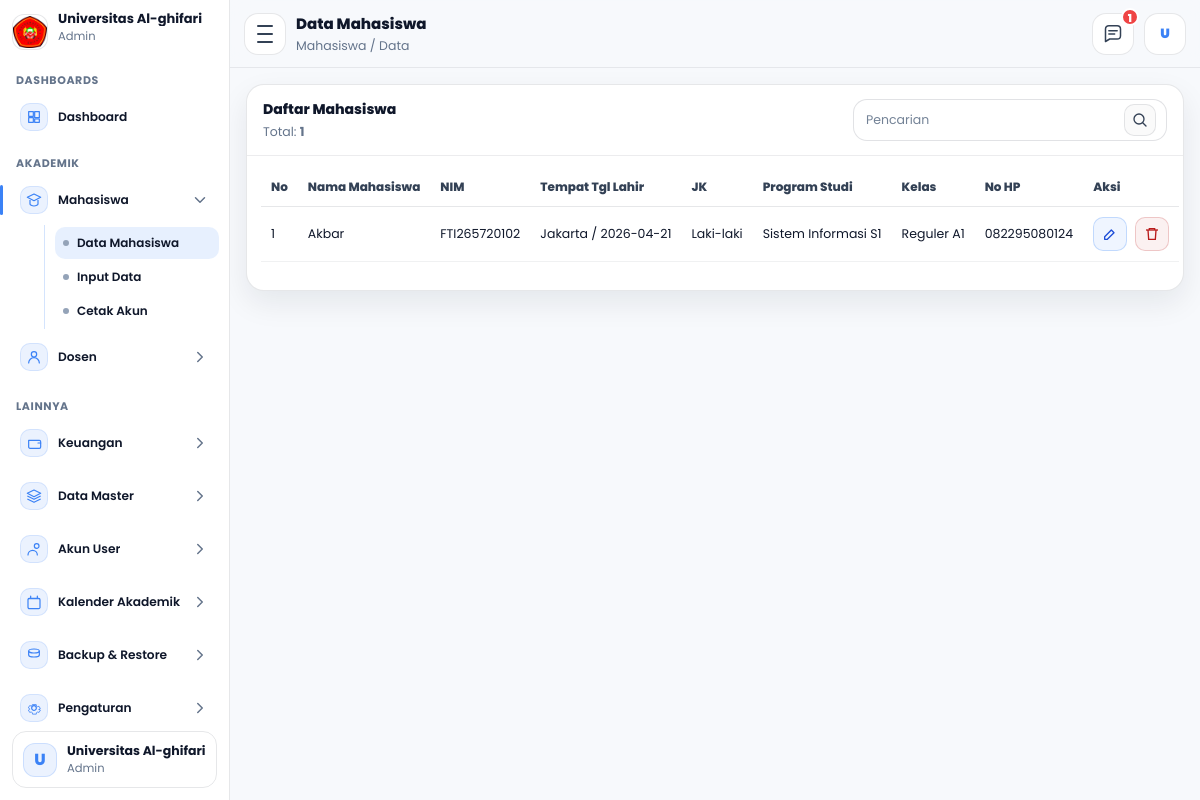
/admin/mahasiswa/data.php (signed in), run on an earlier commit of the app's database.
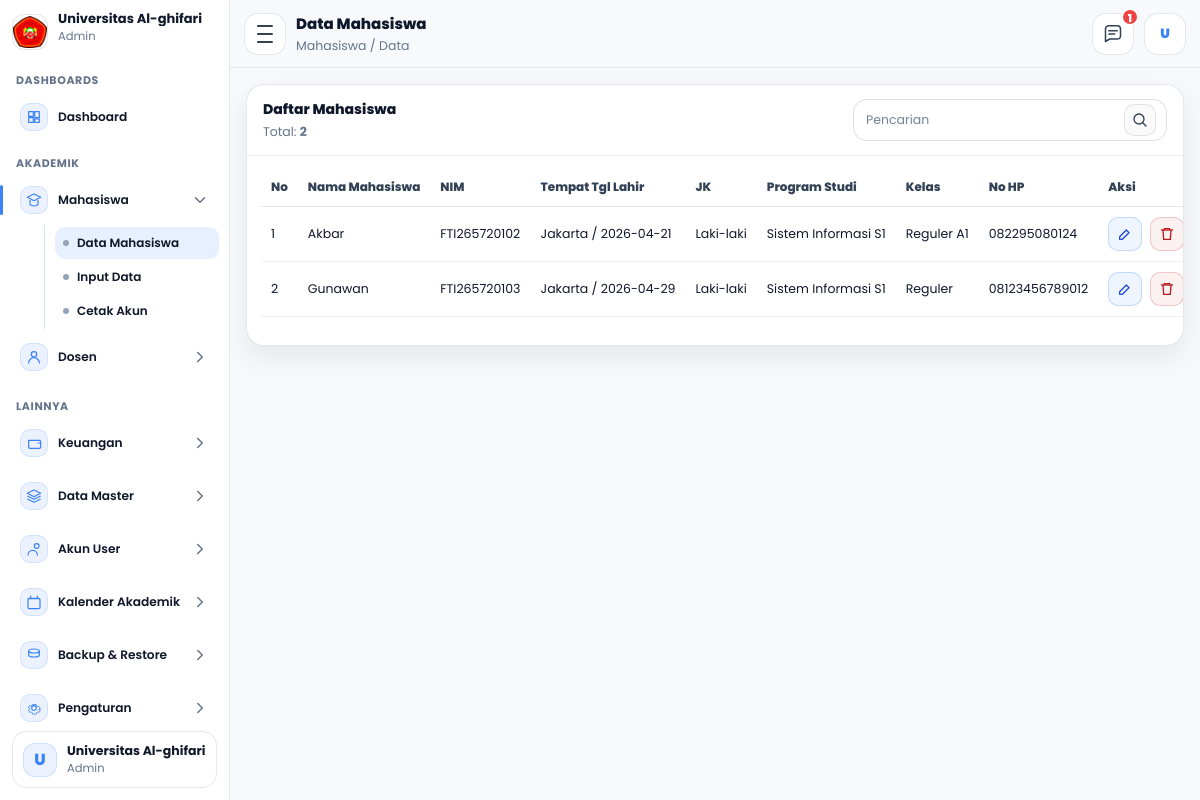
And on a later commit of the database.
### tables this page shows
CREATE TABLE `mahasiswa` (
  `id_mahasiswa` int NOT NULL,
  `tanggal_registrasi` date NOT NULL,
  `periode_pendaftaran` varchar(60) NOT NULL,
  `jenis_pendaftaran` varchar(60) NOT NULL,
  `jalur_pendaftaran` varchar(60) DEFAULT NULL,
  `program_studi` varchar(100) NOT NULL,
  `kelas` varchar(30) NOT NULL,
  `nim` varchar(30) NOT NULL,
  `jalur_keuangan` varchar(100) NOT NULL,
  `nama_mahasiswa` varchar(150) NOT NULL,
  `tempat_lahir` varchar(100) NOT NULL,
  `tanggal_lahir` date NOT NULL,
  `jenis_kelamin` varchar(20) NOT NULL,
  `golongan_darah` varchar(5) DEFAULT NULL,
  `agama` varchar(30) NOT NULL,
  `ukuran_seragam` varchar(10) NOT NULL,
  `nik` varchar(30) DEFAULT NULL,
  `nisn` varchar(30) DEFAULT NULL,
  `npwp` varchar(30) DEFAULT NULL,
  `kewarganegaraan` enum('WNI','WNA') DEFAULT NULL,
  `provinsi` varchar(100) DEFAULT NULL,
  `kab_kota` varchar(100) DEFAULT NULL,
  `kecamatan` varchar(100) DEFAULT NULL,
  `kelurahan` varchar(100) DEFAULT NULL,
  `jalan` varchar(200) DEFAULT NULL,
  `dusun` varchar(100) DEFAULT NULL,
  `rt` varchar(10) DEFAULT NULL,
  `rw` varchar(10) DEFAULT NULL,
  `kode_pos` varchar(10) DEFAULT NULL,
  `jenis_tinggal` varchar(50) DEFAULT NULL,
  `alat_transportasi` varchar(50) DEFAULT NULL,
  `telepon` varchar(30) DEFAULT NULL,
  `hp` varchar(30) DEFAULT NULL,
  `email` varchar(120) DEFAULT NULL,
  `penerima_kps` enum('Ya','Tidak') DEFAULT NULL,
  `no_kps` varchar(50) DEFAULT NULL,
  `nama_ayah` varchar(150) DEFAULT NULL,
  `tanggal_lahir_ayah` date DEFAULT NULL,
  `pendidikan_ayah` varchar(80) DEFAULT NULL,
  `pekerjaan_ayah` varchar(80) DEFAULT NULL,
  `penghasilan_ayah` varchar(80) DEFAULT NULL,
  `nama_ibu` varchar(150) DEFAULT NULL,
  `tanggal_lahir_ibu` date DEFAULT NULL,
  `pendidikan_ibu` varchar(80) DEFAULT NULL,
  `pekerjaan_ibu` varchar(80) DEFAULT NULL,
  `penghasilan_ibu` varchar(80) DEFAULT NULL,
  `nama_wali` varchar(150) DEFAULT NULL,
  `tanggal_lahir_wali` date DEFAULT NULL,
  `pendidikan_wali` varchar(80) DEFAULT NULL,
  `pekerjaan_wali` varchar(80) DEFAULT NULL,
  `penghasilan_wali` varchar(80) DEFAULT NULL,
  `asal_sekolah` varchar(150) DEFAULT NULL,
  `no_ijazah` varchar(80) DEFAULT NULL,
  `alamat_sekolah` varchar(255) DEFAULT NULL,
  `kodepos_sekolah` varchar(10) DEFAULT NULL,
  `email_sekolah` varchar(120) DEFAULT NULL,
  `telepon_sekolah` varchar(30) DEFAULT NULL,
  `website_sekolah` varchar(120) DEFAULT NULL,
  `asal_jurusan` varchar(120) DEFAULT NULL,
  `sks_diakui` int DEFAULT NULL,
  `asal_perguruan_tinggi` varchar(150) DEFAULT NULL,
  `asal_program_studi` varchar(150) DEFAULT NULL,
  `akun_dicetak` tinyint(1) NOT NULL DEFAULT '0',
  `akun_dicetak_pada` timestamp NULL DEFAULT NULL,
  `id_user` int DEFAULT NULL,
  `dibuat_pada` timestamp NULL DEFAULT CURRENT_TIMESTAMP,
  `diubah_pada` timestamp NULL DEFAULT NULL ON UPDATE CURRENT_TIMESTAMP
);

### admin/mahasiswa/data.php (the view, shortened to what the changed rows need)
<?php
require_once __DIR__ . "/../layout.php";
$username = $_SESSION['username'] ?? 'unfari';
$nama_tampil = 'Universitas Al-ghifari';
$stmtMe = $conn->prepare("SELECT nama_lengkap FROM users WHERE username=? LIMIT 1");
$stmtMe->bind_param("s", $username);
$stmtMe->execute();
$rsMe = $stmtMe->get_result();
if ($rsMe && ($rowMe = $rsMe->fetch_assoc())) {
  $nama_tampil = $rowMe['nama_lengkap'] ?: $nama_tampil;
}
$menu = 'mhs_data';
$qRaw = trim($_GET['q'] ?? '');
$q = $qRaw;
$page = (int)($_GET['page'] ?? 1);
$perPage = 15;
$offset = ($page - 1) * $perPage;
function buildWhereAndParams($q){
  $where = "";
  $params = [];
  $types = "";
  return [$where, $types, $params];
}
function renderRows($rows, $offset){
  $no = $offset + 1;
  $html = '';
  foreach ($rows as $r){
    $nama = e($r['nama_mahasiswa'] ?? '');
    $nim  = e($r['nim'] ?? '');
    $ttl  = e(($r['tempat_lahir'] ?? '-') . " / " . ($r['tanggal_lahir'] ?? '-'));
    $jk   = e($r['jenis_kelamin'] ?? '-');
    $prodi= e($r['program_studi'] ?? '-');
    $kelas= e($r['kelas'] ?? '-');
    $hp   = e($r['hp'] ?? '-');
    $id   = (int)($r['id_mahasiswa'] ?? 0);
    $html .= '<tr>';
    $html .= '<td class="col-no">'.$no.'</td>';
    $html .= '<td>'.$nama.'</td>';
    $html .= '<td class="mono">'.$nim.'</td>';
    $html .= '<td>'.$ttl.'</td>';
    $html .= '<td>'.$jk.'</td>';
    $html .= '<td>'.$prodi.'</td>';
    $html .= '<td>'.$kelas.'</td>';
    $html .= '<td>'.$hp.'</td>';
    $html .= '<td class="aksi">
            <a class="icon-btn edit" href="editdata.php?id='.$id.'" title="Edit">
              <svg viewBox="0 0 24 24" fill="none">
                <path d="M4 20h4l10-10-4-4L4 16v4Z" stroke="currentColor" stroke-width="2" stroke-linejoin="round"/>
              </svg>
            </a>
            <a class="icon-btn del"
               href="hapusdata.php?id='.$id.'"
               data-del="1"
               data-name="'.$nama.'"
               title="Hapus">
              <svg viewBox="0 0 24 24" fill="none">
                <path d="M3 6h18" stroke="currentColor" stroke-width="2"/>
                <path d="M8 6V4h8v2" stroke="currentColor" stroke-width="2"/>
                <path d="M6 6l1 14h10l1-14" stroke="currentColor" stroke-width="2"/>
              </svg>
            </a>
          </td>';
    $html .= '</tr>';
    $no++;
  }
  return $html;
}
list($where, $types, $params) = buildWhereAndParams($q);
$sqlTotal = "SELECT COUNT(*) AS total FROM mahasiswa $where";
$stmtT = $conn->prepare($sqlTotal);
$stmtT->execute();
$rsT = $stmtT->get_result();
$total = 0;
if ($rsT && ($rowT = $rsT->fetch_assoc())) $total = (int)$rowT['total'];
$sql = "SELECT id_mahasiswa, nama_mahasiswa, nim, tempat_lahir, tanggal_lahir, jenis_kelamin, program_studi, kelas, hp
        FROM mahasiswa
        $where
        ORDER BY id_mahasiswa ASC
        LIMIT ? OFFSET ?";
$stmt = $conn->prepare($sql);
if ($types !== '') {
  $types2 = $types . "ii";
  $limit = $perPage;
  $off = $offset;
  $stmt->bind_param($types2, ...array_merge($params, [$limit,$off]));
} else {
  $limit = $perPage;
  $off = $offset;
  $stmt->bind_param("ii", $limit, $off);
}
$stmt->execute();
$rs = $stmt->get_result();
$rows = [];
if ($rs) {
  while ($r = $rs->fetch_assoc()) $rows[] = $r;
}
$tbodyHtml = renderRows($rows, $offset);
renderAdminLayoutStart([
  "title"       => "Admin - Data Mahasiswa",
  "page_title"  => "Data Mahasiswa",
  "page_sub"    => "Mahasiswa / Data",
  "menu"        => $menu,
  "nama_tampil" => $nama_tampil,
  "username"    => $username,
  "assetsBase"  => "../..",
  "basePath"    => "..",
  "extra_css"   => ["css/css_admin/mahasiswa/data.css"],
]);
?>
<div class="panel">
  <div class="panel-head">
    <div class="panel-left">
      <div class="panel-sub">Total: <b id="totalText"><?= (int)$total ?></b></div>
    </div>
  </div>
  <div class="table-wrap">
    <table class="tbl">
      <thead>
        <tr>
          <th class="col-no">No</th>
          <th>Nama Mahasiswa</th>
          <th class="mono">NIM</th>
          <th>Tempat Tgl Lahir</th>
          <th>JK</th>
          <th>Program Studi</th>
          <th>Kelas</th>
          <th>No HP</th>
          <th class="col-aksi">Aksi</th>
        </tr>
      </thead>
      <tbody id="tbody">
        <?= $tbodyHtml ?>
      </tbody>
    </table>
  </div>
</div>
<?php
renderAdminLayoutEnd([
  "assetsBase" => "../..",
  "extra_js"   => ["js/js_admin/mahasiswa/data.js"],
]);

### admin/layout.php (shortened to what the changed rows need)
<?php
function e($s){ return htmlspecialchars((string)$s, ENT_QUOTES, 'UTF-8'); }
function isPrefix($menu, $prefix){ return strpos($menu, $prefix) === 0; }
function icon($name){
  if ($name === 'dash') return '<svg viewBox="0 0 24 24" fill="none"><path d="M4 13h7v7H4v-7Zm9-9h7v9h-7V4ZM4 4h7v7H4V4Zm9 11h7v5h-7v-5Z" stroke="currentColor" stroke-width="1.8" stroke-linejoin="round"/></svg>';
  if ($name === 'mhs')  return '<svg viewBox="0 0 24 24" fill="none"><path d="M12 3 22 8 12 13 2 8 12 3Z" stroke="currentColor" stroke-width="1.8" stroke-linejoin="round"/><path d="M6 12v6c0 1 2.7 3 6 3s6-2 6-3v-6" stroke="currentColor" stroke-width="1.8" stroke-linejoin="round"/></svg>';
  if ($name === 'dsn')  return '<svg viewBox="0 0 24 24" fill="none"><path d="M12 12a4 4 0 1 0-4-4 4 4 0 0 0 4 4Z" stroke="currentColor" stroke-width="1.8"/><path d="M4 21a8 8 0 0 1 16 0" stroke="currentColor" stroke-width="1.8" stroke-linecap="round"/></svg>';
  if ($name === 'wallet') return '<svg viewBox="0 0 24 24" fill="none"><path d="M4 8h16a2 2 0 0 1 2 2v8a2 2 0 0 1-2 2H6a2 2 0 0 1-2-2V8Z" stroke="currentColor" stroke-width="1.8" stroke-linejoin="round"/><path d="M18 12h4" stroke="currentColor" stroke-width="1.8" stroke-linecap="round"/></svg>';
  if ($name === 'layers') return '<svg viewBox="0 0 24 24" fill="none"><path d="M12 3 22 8 12 13 2 8 12 3Z" stroke="currentColor" stroke-width="1.8" stroke-linejoin="round"/><path d="M2 12l10 5 10-5" stroke="currentColor" stroke-width="1.8" stroke-linejoin="round"/><path d="M2 16.5l10 5 10-5" stroke="currentColor" stroke-width="1.8" stroke-linejoin="round"/></svg>';
  if ($name === 'users') return '<svg viewBox="0 0 24 24" fill="none"><path d="M16 11a3.5 3.5 0 1 0-3.5-3.5A3.5 3.5 0 0 0 16 11Z" stroke="currentColor" stroke-width="1.8"/><path d="M3 21a7 7 0 0 1 14 0" stroke="currentColor" stroke-width="1.8" stroke-linecap="round"/></svg>';
  if ($name === 'calendar') return '<svg viewBox="0 0 24 24" fill="none"><path d="M7 3v3M17 3v3" stroke="currentColor" stroke-width="1.8" stroke-linecap="round"/><path d="M4 7h16" stroke="currentColor" stroke-width="1.8" stroke-linecap="round"/><path d="M5 6.5h14A2 2 0 0 1 21 8.5v12A2 2 0 0 1 19 22H5a2 2 0 0 1-2-2v-12A2 2 0 0 1 5 6.5Z" stroke="currentColor" stroke-width="1.8" stroke-linejoin="round"/></svg>';
  if ($name === 'database') return '<svg viewBox="0 0 24 24" fill="none"><path d="M12 3c4.4 0 8 1.3 8 3s-3.6 3-8 3-8-1.3-8-3 3.6-3 8-3Z" stroke="currentColor" stroke-width="1.8" stroke-linejoin="round"/><path d="M4 6v6c0 1.7 3.6 3 8 3s8-1.3 8-3V6" stroke="currentColor" stroke-width="1.8" stroke-linejoin="round"/></svg>';
  if ($name === 'settings') return '<svg viewBox="0 0 24 24" fill="none"><path d="M12 15.5a3.5 3.5 0 1 0 0-7 3.5 3.5 0 0 0 0 7Z" stroke="currentColor" stroke-width="1.8"/><path d="M19.4 15a8.3 8.3 0 0 0 .1-1l2-1.1-2-3.5-2.2.6a7.7 7.7 0 0 0-1.7-1l-.3-2.2H9.7L9.4 8a7.7 7.7 0 0 0-1.7 1l-2.2-.6-2 3.5 2 1.1a8.3 8.3 0 0 0 .1 1l-2 1.1 2 3.5 2.2-.6a7.7 7.7 0 0 0 1.7 1l.3 2.2h5.6l.3-2.2a7.7 7.7 0 0 0 1.7-1l2.2.6 2-3.5-2-1.1Z" stroke="currentColor" stroke-width="1.2" stroke-linejoin="round"/></svg>';
  if ($name === 'logout') return '<svg viewBox="0 0 24 24" fill="none"><path d="M10 17h-1a6 6 0 1 1 0-12h1" stroke="currentColor" stroke-width="1.8" stroke-linecap="round"/><path d="M14 7l5 5-5 5" stroke="currentColor" stroke-width="1.8" stroke-linecap="round" stroke-linejoin="round"/><path d="M19 12H10" stroke="currentColor" stroke-width="1.8" stroke-linecap="round"/></svg>';
  if ($name === 'msg') return '<svg viewBox="0 0 24 24" fill="none"><path d="M21 14a4 4 0 0 1-4 4H8l-5 3V6a4 4 0 0 1 4-4h10a4 4 0 0 1 4 4v8Z" stroke="currentColor" stroke-width="1.8" stroke-linejoin="round"/><path d="M7 8h10M7 12h7" stroke="currentColor" stroke-width="1.8" stroke-linecap="round"/></svg>';
  return '';
}
function renderSidebar($menu, $nama_tampil, $username, $basePath = ""){
  $bp = rtrim($basePath, "/");
  if ($bp !== "") $bp .= "/";
  ?>
  <aside class="sidebar" id="sidebar" aria-label="Sidebar Admin">
    <nav class="nav" id="nav">
      <?php foreach($groups as $g): ?>
        <div class="nav-group">
          <div class="nav-title"><?= e($g['title']) ?></div>
          <?php foreach($g['items'] as $it): ?>
            <?php if ($it['type']==='link'): ?>
              <a class="nav-item <?= !empty($it['active'])?'active':'' ?>" href="<?= e($it['href']) ?>">
                <span class="ic"><?= icon($it['icon']) ?></span>
                <span class="tx"><?= e($it['label']) ?></span>
              </a>
            <?php else: ?>
              <button class="nav-item has-sub <?= !empty($it['open'])?'open':'' ?>" type="button"
                data-sub="<?= e($it['id']) ?>" aria-expanded="<?= !empty($it['open'])?'true':'false' ?>">
                <span class="ic"><?= icon($it['icon']) ?></span>
                <span class="tx"><?= e($it['label']) ?></span>
                <span class="ch" aria-hidden="true">
                  <svg viewBox="0 0 24 24" fill="none"><path d="M9 6l6 6-6 6" stroke="currentColor" stroke-width="2" stroke-linecap="round" stroke-linejoin="round"/></svg>
                </span>
              </button>
              <div class="sub <?= !empty($it['open'])?'open':'' ?>" id="<?= e($it['id']) ?>">
                <?php foreach($it['children'] as $c): ?>
                  <a class="sub-item <?= !empty($c['active'])?'active':'' ?>" href="<?= e($c['href']) ?>">
                    <span class="dot"></span>
                    <span class="tx"><?= e($c['label']) ?></span>
                  </a>
                <?php endforeach; ?>
              </div>
            <?php endif; ?>
          <?php endforeach; ?>
        </div>
      <?php endforeach; ?>
    </nav>
  </aside>
  <?php
}
function renderAdminLayoutStart($opts = []){
  $menu       = $opts['menu'] ?? 'dashboard';
  $nama       = $opts['nama_tampil'] ?? 'Admin';
  $username   = $opts['username'] ?? 'user';
  $assetsBase = rtrim($opts['assetsBase'] ?? '..', '/');
  $basePath   = rtrim($opts['basePath'] ?? '', '/');
  if ($basePath !== '') $basePath = rtrim($basePath, '/');
  ?>
<!doctype html>
<html lang="id">
<head>
  <link rel="stylesheet" href="<?= e($assetsBase) ?>/css/css_admin/dashboard.css">
  <?php
    if (!empty($opts['extra_css']) && is_array($opts['extra_css'])) {
      foreach($opts['extra_css'] as $css) {
        echo '<link rel="stylesheet" href="'.e($assetsBase.'/'.$css).'">'."\n";
      }
    }
  ?>
</head>
<body>
  <div class="app" id="app">
    <?php renderSidebar($menu, $nama, $username, $basePath); ?>
    <main class="main">
      <section class="content">
  <?php
}
function renderAdminLayoutEnd($opts = []){
  ?>
      </section>
    </main>
  </div>
</body>
</html>
  <?php
}

What changed in the data, as far as the page shows it:
added mahasiswa: nama_mahasiswa "Gunawan", nim "FTI265720103", ttl "Jakarta / 2026-04-29", jenis_kelamin "Laki-laki", program_studi "Sistem Informasi S1", kelas "Reguler", hp "08123456789012"
Also different on the page:
$total: "1" → "2"
